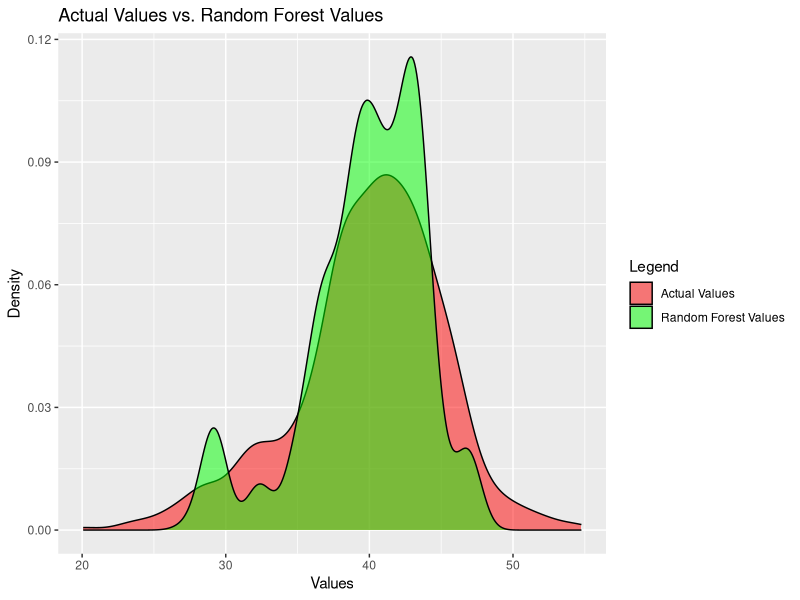
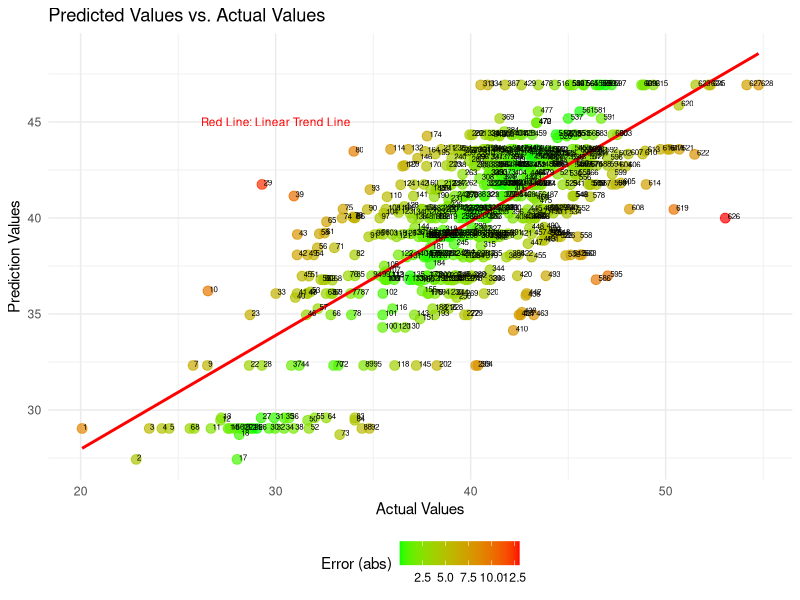

Write R code to recreate these figures, in order.
## ---- chunk 1
final_data = read.csv("final_data.csv")
## ---- chunk 2
library(dplyr)

final_data = final_data |>
  filter(Lst > 20) |>
  group_by(Lst) |>
  summarize(
    Max.Temp.C = mean(Max.Temp.C),
    Min.Temp.C = mean(Min.Temp.C),
    Precipitation = mean(Precipitation),
    Avg.Temp.C = mean(Avg.Temp.C)
  )

## ---- chunk 3
library(randomForest)
library(ggplot2)
set.seed(337)
rf_sample = sample(1:nrow(final_data), 0.75 * nrow(final_data))
train_data = final_data[rf_sample, ]
test_data = final_data[-rf_sample, ]
rf_model = randomForest(Lst ~ Min.Temp.C + Avg.Temp.C, data = train_data)
rf_predictions = predict(rf_model, newdata = test_data)
## ---- chunk 4
library(ggplot2)

predictions = data.frame(
  Actual_Values = test_data$Lst,
  Prediction_Values = rf_predictions
)

ggplot(predictions, aes(x = Actual_Values)) +
  geom_density(aes(fill = "Actual Values"), alpha = 0.5) +
  geom_density(aes(x = Prediction_Values, fill = "Random Forest Values"), alpha = 0.5) +
  labs(title = "Actual Values vs. Random Forest Values",
       x = "Values",
       y = "Density") +
  scale_fill_manual(values = c("Actual Values" = "red", "Random Forest Values" = "green")) +
  guides(fill = guide_legend(title = "Legend"))

## ---- chunk 5
ggplot(predictions, aes(x = Actual_Values, y = Prediction_Values)) +
  geom_point(aes(color = abs(Actual_Values - Prediction_Values)), size = 3, alpha = 0.7) +  
  geom_smooth(method = "lm", color = "red", se = FALSE) +  
  labs(title = "Predicted Values vs. Actual Values",
       x = "Actual Values",
       y = "Prediction Values") +
  theme_minimal() +
  scale_color_gradient(low = "green", high = "red", name = "Error (abs)") +
  geom_text(aes(label = rownames(predictions)), hjust = -0.2, vjust = 0.2, size = 2) + 
  theme(legend.position = "bottom") + 
  annotate("text", x = 30, y = 45, label = "Red Line: Linear Trend Line", size = 3, color = "red")

